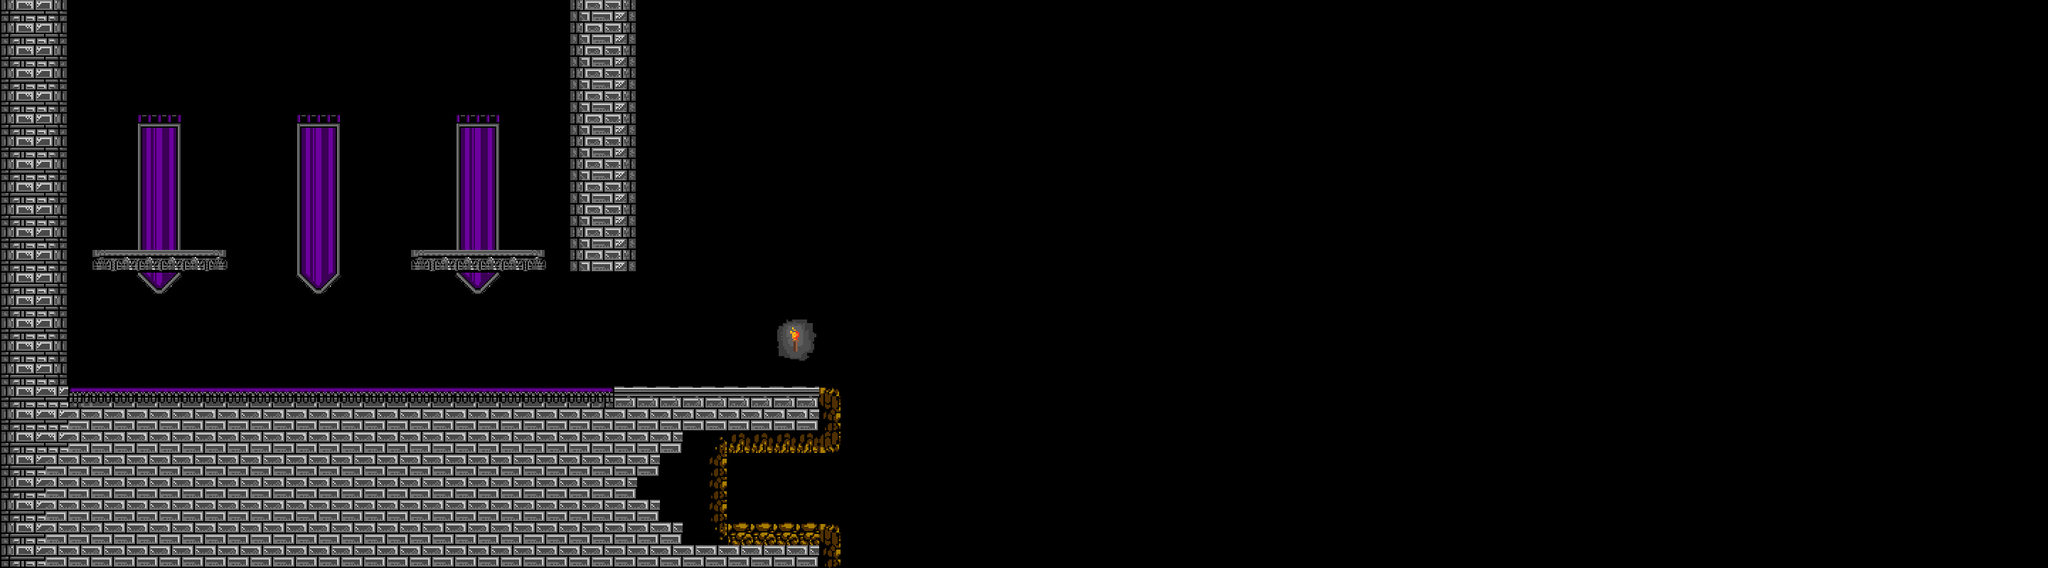

The image is a tile-based game level rendered from a .tmx file. Its description and source (layers, tilesets, objects; grid data summarised) follow:
An orthogonal 90x25 tile map with 32x32 px tiles, 1 tile layer (Textures), 4 tilesets and 13 objects (6x Platform, Exit, Spawn, Green Weed, Red Weed, ...).

<map version="1.0" orientation="orthogonal" renderorder="right-down" width="90" height="25" tilewidth="32" tileheight="32" nextobjectid="53">
 <tileset firstgid="1" name="tile_set" tilewidth="32" tileheight="32" tilecount="3">
  <image source="Tiles/tile_set.png" width="96" height="32" />
 </tileset>
 <tileset firstgid="4" name="Lvl_2_ground" tilewidth="32" tileheight="32" tilecount="9">
  <image source="Tiles/different_tileset.png" width="288" height="32" />
 </tileset>
 <tileset firstgid="13" name="Castle" tilewidth="32" tileheight="32" tilecount="36">
  <image source="Tiles/Castle.png" width="1152" height="32" />
 </tileset>
 <tileset firstgid="49" name="Cave_OG" tilewidth="32" tileheight="32" tilecount="28">
  <image source="Tiles/Cave_OG.png" width="896" height="32" />
 </tileset>
 <layer name="Textures" width="90" height="25">
  <data>[2250 cells, 428 non-empty, 31 distinct tile ids]</data>
 </layer>
 <objectgroup name="Terrain">
  <properties>
   <property name="h" value="" />
   <property name="w" value="" />
   <property name="x" value="" />
   <property name="y" value="" />
  </properties>
  <object id="1" name="pf_1" type="Platform" x="64" y="544" width="800" height="256">
   <properties>
    <property name="h" value="256" />
    <property name="w" value="800" />
    <property name="x" value="64" />
    <property name="y" value="544" />
   </properties>
  </object>
  <object id="40" name="pf_1" type="Platform" x="0" y="0" width="96" height="544">
   <properties>
    <property name="h" value="544" />
    <property name="w" value="96" />
    <property name="x" value="0" />
    <property name="y" value="0" />
   </properties>
  </object>
  <object id="41" name="pf_1" type="Platform" x="800" y="0" width="96" height="384">
   <properties>
    <property name="h" value="384" />
    <property name="w" value="96" />
    <property name="x" value="800" />
    <property name="y" value="0" />
   </properties>
  </object>
  <object id="45" name="pf_1" type="Platform" x="864" y="544" width="320" height="256">
   <properties>
    <property name="h" value="256" />
    <property name="w" value="320" />
    <property name="x" value="864" />
    <property name="y" value="544" />
   </properties>
  </object>
  <object id="46" name="pf_1" type="Platform" x="128" y="352" width="192" height="32">
   <properties>
    <property name="h" value="32" />
    <property name="w" value="192" />
    <property name="x" value="128" />
    <property name="y" value="352" />
   </properties>
  </object>
  <object id="47" name="pf_1" type="Platform" x="576" y="352" width="192" height="32">
   <properties>
    <property name="h" value="32" />
    <property name="w" value="192" />
    <property name="x" value="576" />
    <property name="y" value="352" />
   </properties>
  </object>
 </objectgroup>
 <objectgroup name="Player_Data">
  <object id="5" name="End Level" type="Exit" x="961" y="447" width="64" height="64">
   <properties>
    <property name="h" value="64" />
    <property name="type" value="exit" />
    <property name="w" value="64" />
    <property name="x" value="961" />
    <property name="y" value="447" />
   </properties>
  </object>
  <object id="44" name="Player_Spawn" type="Spawn" x="192" y="96" width="64" height="64">
   <properties>
    <property name="h" value="64" />
    <property name="type" value="spawn" />
    <property name="w" value="64" />
    <property name="x" value="192" />
    <property name="y" value="96" />
   </properties>
  </object>
 </objectgroup>
 <objectgroup name="BG" />
 <objectgroup name="FG" />
 <objectgroup name="Enemy_Data">
  <object id="51" name="Green Weed" x="480" y="512" width="32" height="32">
   <properties>
    <property name="ai" value="green" />
    <property name="direction" value="1" />
    <property name="type" value="Weed" />
    <property name="x" value="480.00" />
    <property name="y" value="512.00" />
   </properties>
  </object>
  <object id="52" name="Red Weed" x="352" y="512" width="32" height="32">
   <properties>
    <property name="ai" value="red" />
    <property name="direction" value="0" />
    <property name="type" value="Weed" />
    <property name="x" value="352.00" />
    <property name="y" value="512.00" />
   </properties>
  </object>
 </objectgroup>
 <objectgroup name="Blocks" />
 <objectgroup name="Level_Data">
  <object id="38" name="Duo Locked Door" x="832" y="384" width="32" height="160">
   <properties>
    <property name="direction" value="0" />
    <property name="id" value="boss_door" />
    <property name="slot1" value="boss_key_1" />
    <property name="slot2" value="boss_key_2" />
    <property name="slot3" value="" />
    <property name="slot4" value="" />
    <property name="value" value="door" />
    <property name="x" value="832" />
    <property name="y" value="384" />
   </properties>
  </object>
  <object id="42" name="Blue Key" x="416" y="256" width="32" height="32">
   <properties>
    <property name="door" value="boss_door" />
    <property name="id" value="boss_key_2" />
    <property name="type" value="blue" />
    <property name="value" value="key" />
    <property name="x" value="432" />
    <property name="y" value="224" />
   </properties>
  </object>
 </objectgroup>
 <objectgroup name="Platform">
  <properties>
   <property name="x" value="" />
  </properties>
  <object id="48" name="OneWay Platform" x="368" y="448" width="160" height="16">
   <properties>
    <property name="id" value="" />
    <property name="type" value="OneWayPlatform" />
    <property name="x" value="368" />
    <property name="y" value="448" />
   </properties>
  </object>
 </objectgroup>
</map>
